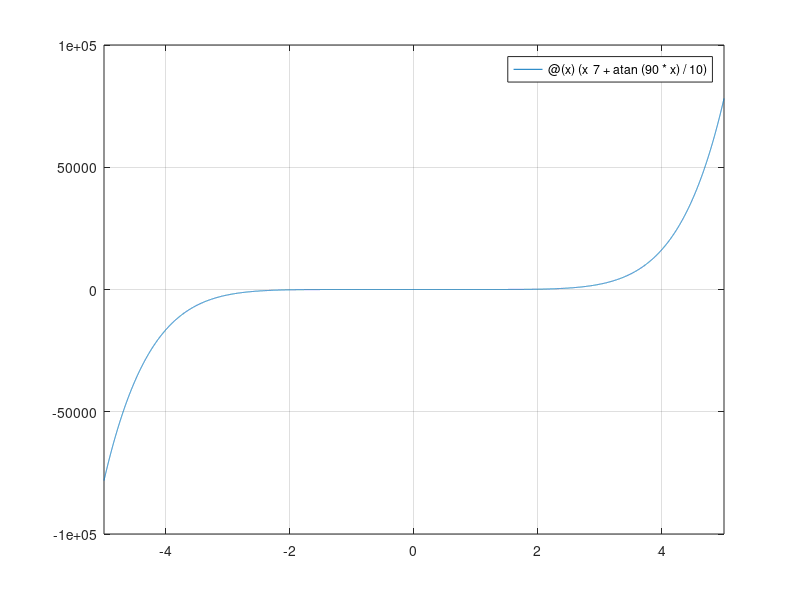

Write MATLAB code to recreate this figure. (Note: this script raises an error after producing the figure.)
f = @(x)(x^7 + atan(90*x)/10); 
a = -1;
b = 1.01;
x0 = (a+b)/2;
fplot(f)
hold on;
grid;
hold on;
f(r)
title('Questão5')
ylabel('y')
xlabel('x')
legend('f(x)')
hold off
%[X,FVAL,EXITFLAG,OUTPUT] = fzero(f,x0)
%[r,n] = Bisseccao(f,a,b,10^(-4),1000)
%[r,n] = NewtonRaphson(f,0,df,x0,10^(-4),1000)
[r,n] = Secante(f,a,b,10^(-4),1000)
